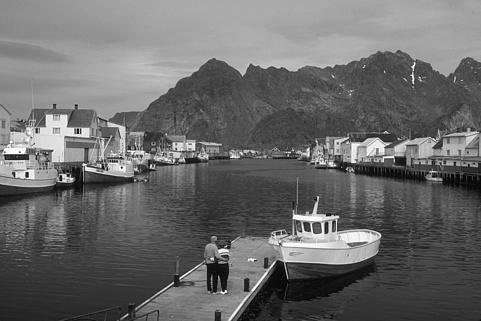
%> input picture Data/Original/18a.jpg, 481 x 321 px
$ octave Generando_ruido.m   (GNU Octave 9; MATLAB toolbox functions it lacks are replaced by stand-ins)
%> lines starting %> are read from the running program, lines starting %| are printed output that depends on the picture
% Generando el ruido:
% Generar las imagenes con ruido una vez para todo el analisis

clear

I=imread('Data\Original\18a.jpg');   %Imagen original
%> I is the input picture: size 321x481 uint8; min 0, max 255, mean 106.1
F=imread('Data\Original\18b.jpg');    %Imagen Objetivo
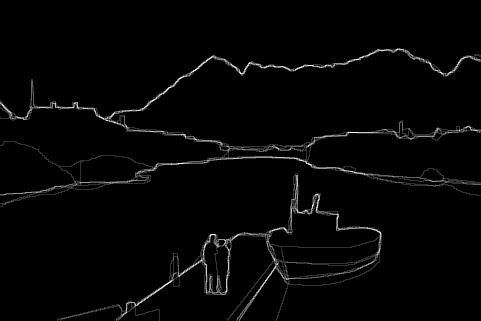
%> input picture Data/Original/18b.jpg, 481 x 321 px
%> F is the input picture: size 321x481 uint8; min 0, max 255, mean 5.5

paso=0.005;
sigmm = 0:paso:0.1;    %Varianza gaussiana

if ~exist('Data\Ruido', 'dir')
        mkdir('Data\Ruido');
end
for ss =1:1:length(sigmm)
    Ierr = imnoise(I,'gaussian',0,sigmm(ss));            %Ruido Gaussiano
    sstr=num2str(ss);
    gauss_name=strcat('Data\Ruido\Ruido_',sstr,'.jpg');
    imwrite(Ierr,gauss_name)
end
%> this loop made 21 passes
%> pass 2, `Ierr = imnoise(I,'gaussian',0,sigmm(ss));`:
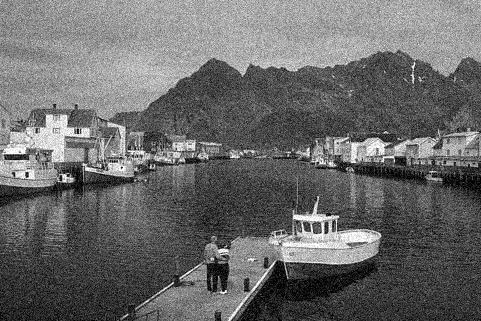
%> Ierr: size 321x481 uint8; min 0, max 255, mean 106.1; mean of the top-left, top-right, bottom-left and bottom-right quarters 141.2, 122, 82.7, 78.9
%> pass 3, `Ierr = imnoise(I,'gaussian',0,sigmm(ss));`:
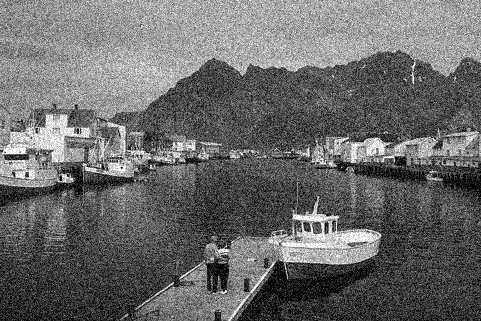
%> Ierr: size 321x481 uint8; min 0, max 255, mean 106.2
